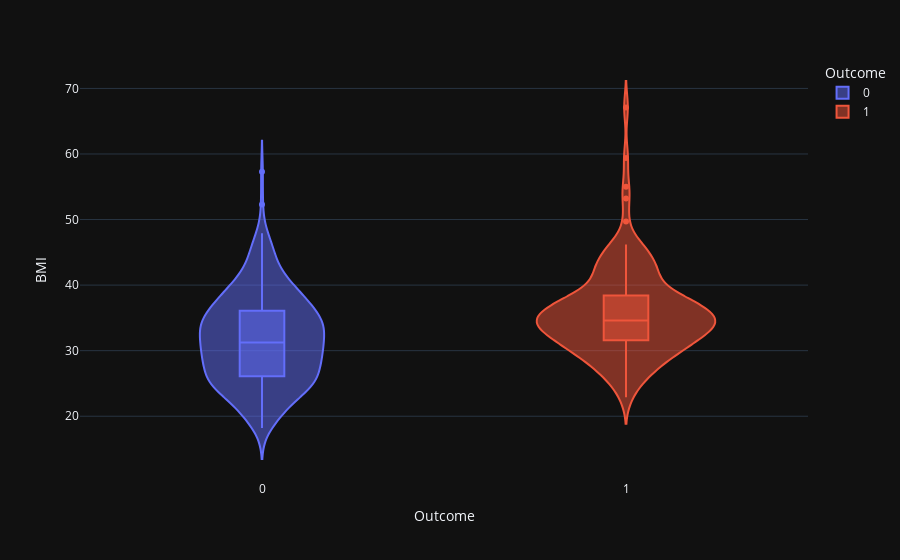

Source (notebook cell):
### Code cell
violin('BMI')#繪製提琴圖，觀察'BMI'與'是否有糖尿病'高低關係

### Figure 1 — Plotly figure (JSON) as saved in the notebook; plotly's stock layout.template omitted (floating-point values rounded to 4 significant figures; data arrays with more than 128 entries replaced by an {"elided": "..."} marker saying what was removed)
{"data": [{"alignmentgroup": "True", "box": {"visible": true}, "hovertemplate": "Outcome=%{x}<br>BMI=%{y}<extra></extra>", "legendgroup": "0", "marker": {"color": "#636efa"}, "name": "0", "offsetgroup": "0", "orientation": "v", "scalegroup": "True", "showlegend": true, "type": "violin", "x": {"elided": "262 int values"}, "x0": " ", "xaxis": "x", "y": {"elided": "262 float values"}, "y0": " ", "yaxis": "y"}, {"alignmentgroup": "True", "box": {"visible": true}, "hovertemplate": "Outcome=%{x}<br>BMI=%{y}<extra></extra>", "legendgroup": "1", "marker": {"color": "#EF553B"}, "name": "1", "offsetgroup": "1", "orientation": "v", "scalegroup": "True", "showlegend": true, "type": "violin", "x": {"elided": "130 int values"}, "x0": " ", "xaxis": "x", "y": {"elided": "130 float values"}, "y0": " ", "yaxis": "y"}], "layout": {"legend": {"title": {"text": "Outcome"}, "tracegroupgap": 0}, "margin": {"t": 60}, "violinmode": "overlay", "xaxis": {"anchor": "y", "categoryarray": [0, 1], "categoryorder": "array", "domain": [0, 1], "title": {"text": "Outcome"}}, "yaxis": {"anchor": "x", "domain": [0, 1], "title": {"text": "BMI"}}}}
